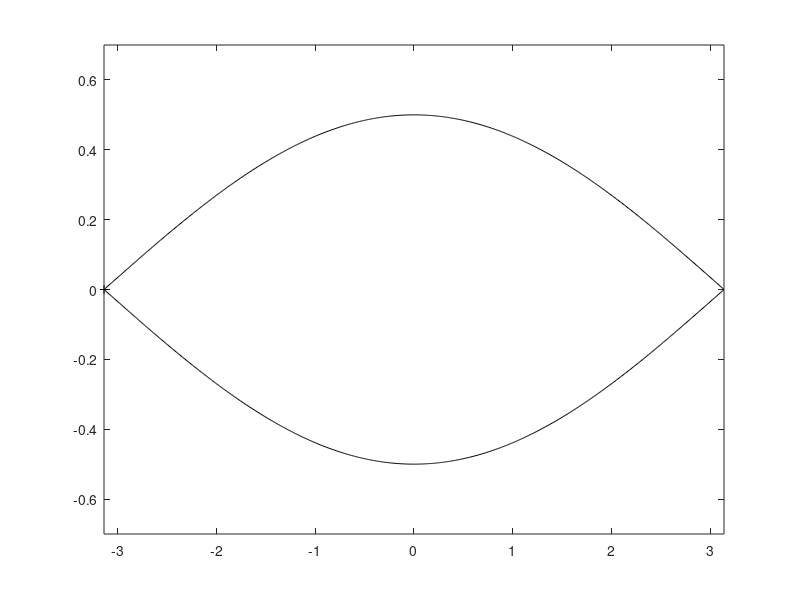

Write MATLAB code to recreate this figure. (Note: this script raises an error after producing the figure.)
% fel_phase_space.m, V. Ziemann, 240829
clear; close all
addpath /home/ziemann/matlab/elliptic
Omegas=0.25; Ts=2*pi/Omegas;
dt=0.1*Ts;
phi=-pi:0.01:pi;
separatrix=2*Omegas*cos(0.5*phi);
hold off; plot(phi,separatrix,'k',phi,-separatrix,'k')
axis([-pi,pi,-0.7,0.7]); hold on; pause(0.001)
eta0=[0,0.4];
phi=-pi:0.1:pi;    % fewer points
hold on
for m=1:length(eta0)
  for k=1:length(phi)
    switch m
      case 1
        plot(phi(k),eta0(m),'k+') 
      case 2
        plot(phi(k),eta0(m),'k*')      
    end   
    x=pendulumtracker([phi(k),eta0(m)],Omegas,dt);
    switch m
      case 1
        plot(x(1),x(2),'k+')  
      case 2
        plot(x(1),x(2),'k*') 
    end
    pause(0.001)
  end
end
set(gca,'xtick',[-pi,-pi/2,0,pi/2,pi],'fontsize',14, ...
  'xticklabels',{'-\pi','-\pi/2','0','\pi/2','\pi'})
xlabel('\psi'); 
ylabel('$$\dot\psi$$','interpreter','latex')
set(gca,'FontSize',16)
